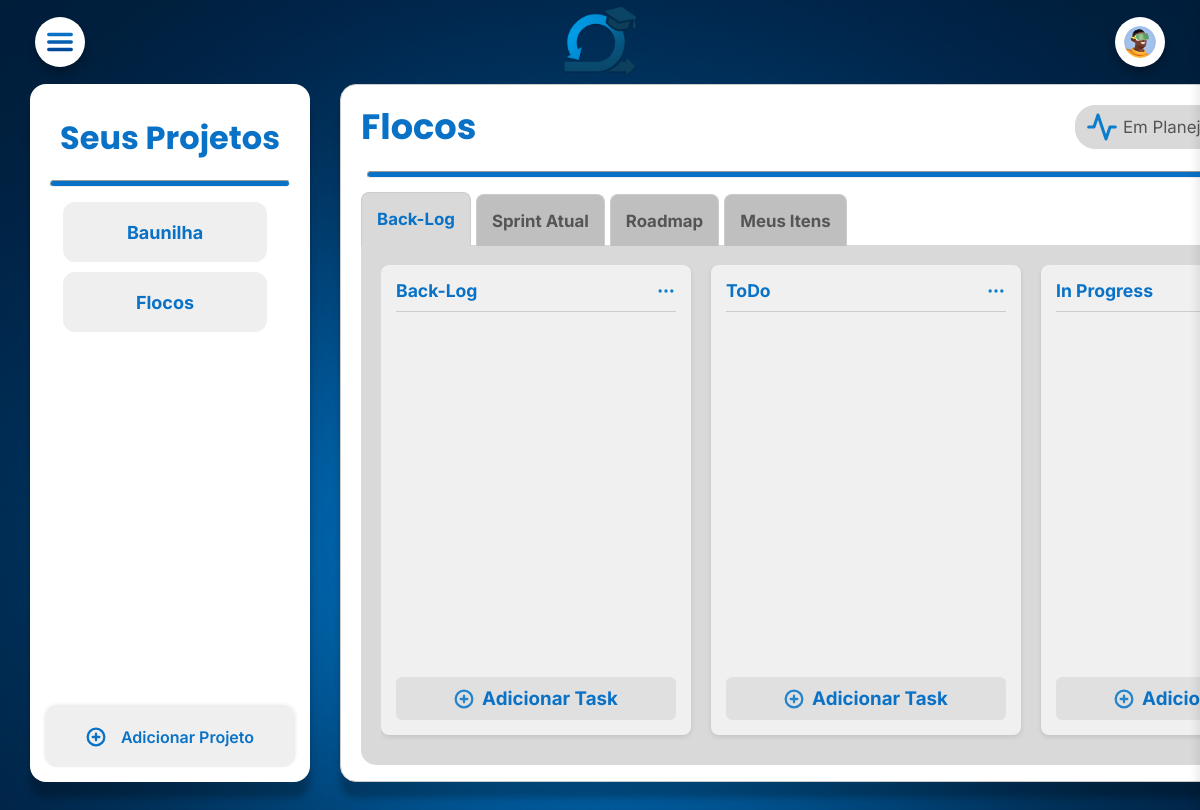
Page /?projeto_id=3 (signed in) on the committed database.
### public/models.py (models this page shows, shortened)
class UsuarioPersonalizado(AbstractUser):
    USERNAME_FIELD = 'matricula'
    REQUIRED_FIELDS = ['email', 'username'] # 'email' e 'username' seriam campos obrigatórios ao criar superusuário.
    matricula = models.CharField(
        max_length=50,
        unique=True,
        blank=True, # Permite que seja vazio, dependendo de como você usa USERNAME_FIELD
        null=True,  # Permite que seja nulo no banco de dados
        help_text="Matrícula única do usuário."
    )
    nome_completo = models.CharField(
        max_length=255,
        blank=True,
        help_text="Nome completo do usuário."
    )
    TIPO_USUARIO_CHOICES = (
        ('aluno', 'Aluno'),
        ('professor', 'Professor'),
    )
    tipo_usuario = models.CharField(
        max_length=10,
        choices=TIPO_USUARIO_CHOICES,
        default='aluno',
        help_text="Define se o usuário é um aluno ou um professor."
    )
    avatar = models.CharField(
        max_length=255,
        blank=True,
        null=True,
        default='public/images/User.svg',
        help_text="Caminho para o arquivo de avatar do usuário."
    )
    class Meta:
        verbose_name = "Usuário Personalizado"
        verbose_name_plural = "Usuários Personalizados"

class Projeto(models.Model):
    nome = models.CharField(max_length=200)
    descricao = models.TextField(blank=True)
    data_criacao = models.DateTimeField(default=timezone.now)
    data_inicio = models.DateTimeField(null=True, blank=True)
    data_limite = models.DateTimeField(null=True, blank=True)
    data_ultima_atualizacao = models.DateTimeField(auto_now=True)
    iteration_duration = models.PositiveIntegerField(default=2)
    iteration_unit = models.CharField(max_length=10, default='weeks') # 'weeks' or 'days'
    status_update_text = models.TextField(blank=True, null=True, help_text="Texto da última atualização de status do projeto.")
    status = models.CharField(
        max_length=20,
        choices=StatusProjetoChoices.choices,
        default=StatusProjetoChoices.PLANEJAMENTO
    )
    responsavel = models.ForeignKey(
        'UsuarioPersonalizado',
        on_delete=models.PROTECT,
        related_name='projetos_responsavel'
    )
    participantes = models.ManyToManyField(
        'UsuarioPersonalizado',
        related_name='projetos_participante'
    )
    publico = models.BooleanField(default=True)
    ativo = models.BooleanField(default=True)
    versao = models.PositiveIntegerField(default=1)
    observacoes = models.TextField(blank=True, null=True)
    feedback_final = models.TextField(
        blank=True,
        null=True,
        help_text="Feedback final do professor sobre o projeto."
    )
    class Meta:
        verbose_name = 'Projeto'
        verbose_name_plural = 'Projetos'
        ordering = ['-data_criacao']

class Coluna(models.Model):
    nome = models.CharField(max_length=100)
    projeto = models.ForeignKey(Projeto, on_delete=models.CASCADE, related_name='colunas')
    ordem = models.PositiveIntegerField(default=0) # Para definir a ordem de exibição
    class Meta:
        ordering = ['ordem']

### public/views.py (the view)
# urls.py: path('', views.index, name='index'),
@login_required
def index(request):
    is_professor_check = request.user.is_authenticated and request.user.tipo_usuario == 'professor'
    if request.user.tipo_usuario == 'professor':
        projetos_visiveis = Projeto.objects.filter(
            Q(responsavel=request.user) | Q(participantes=request.user)
        ).distinct()
    else:
        projetos_visiveis = Projeto.objects.filter(
            Q(participantes=request.user) & Q(ativo=True)
        ).distinct()
    projetos_atuais = projetos_visiveis.order_by('nome')
    selected_project_id = request.GET.get('projeto_id')
    selected_project = None
    project_title = "Nenhum projeto selecionado"
    colunas = []
    sprint_atual = None
    colunas_sprint = []
    colunas_meus_itens = []  # Variá vel para as tarefas do usuário
    if selected_project_id:
        try:
            selected_project = get_object_or_404(
                projetos_visiveis, id=selected_project_id
            )
            project_title = selected_project.nome
            colunas = Coluna.objects.filter(projeto=selected_project).prefetch_related('tarefas').order_by('ordem')
            hoje = date.today()
            sprint_atual = Sprint.objects.filter(
                projeto=selected_project,
                data_inicio__lte=hoje,
                data_fim__gte=hoje
            ).first()
            if sprint_atual:
                tarefas_da_sprint_prefetch = Prefetch(
                    'tarefas',
                    queryset=Tarefa.objects.filter(sprint=sprint_atual)
                )
                colunas_sprint = Coluna.objects.filter(projeto=selected_project).prefetch_related(
                    tarefas_da_sprint_prefetch
                ).order_by('ordem')
            tarefas_do_usuario_prefetch = Prefetch(
                'tarefas',
                queryset=Tarefa.objects.filter(responsaveis=request.user).select_related(
                    'projeto', 'prioridade', 'tamanho', 'sprint'
                ).prefetch_related('tags', 'responsaveis')
            )
            colunas_meus_itens = Coluna.objects.filter(projeto=selected_project).prefetch_related(
                tarefas_do_usuario_prefetch
            ).order_by('ordem')
        except (ValueError, Projeto.DoesNotExist):
            messages.error(request, "ID do projeto inválido ou projeto não encontrado.")
            project_title = "Projeto inválido"
            selected_project = None
    context = {
        "is_professor": is_professor_check,
        "projetos_atuais": projetos_atuais,
        "selected_project": selected_project,
        "project_title": project_title,
        "colunas": colunas,
        "sprint_atual": sprint_atual,
        "colunas_sprint": colunas_sprint,
        "colunas_meus_itens": colunas_meus_itens,  # Adiciona ao contexto
    }
    return render(request, "public/pages/index.html", context=context)

### public/templates/public/pages/index.html (shortened to what this page needs)
{% extends "public/templates/main.html" %}
{% load static %}
{% block content %}
    {% include "public/templates/parts/header.html" %}
    <div class="main-container">
        {% include "public/templates/parts/abaProjetos.html" %}
        {% if selected_project %}
            {% include 'public/templates/parts/abaProjeto.html' %}
        {% endif %}
    </div>
{% endblock %}

### public/templates/public/templates/parts/header.html
{% load static %}
<header>
    <div class="header-content">
        <div class="menuButton">
            <img src="{% static 'public/images/Menu.svg' %}" alt="Menu">
        </div>
        <img class="logo1" alt="" src="{% static 'public/images/Learn Loop Logo.png' %}">
        <a href="{% url 'public:perfil' %}" style="text-decoration: none;">
            <div class="perfilButton">
                <img src="{% static user.avatar %}" alt="Perfil" style="width: 32px; height: 32px; border-radius: 50%;">
            </div>
        </a>
    </div>
</header>

### public/templates/public/templates/parts/abaProjetos.html
{% load static %}
<div class="aba-de-projetos-container">
    <div class="aba-de-projetos">
        <h1 class="titulo-projetos">Seus Projetos</h1>
        <hr class="linha-projetos">
        <div class="projetos-lista">
            {% for p in projetos_atuais %}
                <a href="{% url 'public:index' %}?projeto_id={{ p.id }}" class="projeto-link" style="text-decoration: none;">
                    {% include "public/templates/parts/projRec.html" %}
                </a>
            {% empty %}
                <p class="nenhum-projeto-mensagem">Nenhum projeto encontrado.</p>
            {% endfor %}
        </div>
        {% if is_professor %}
            <div class ="adicionar-projeto">
                <a href="javascript:void(0);" id="showAddProjectModalButton">
                    <img class="plus-icon" src="{% static 'public/images/Plus circle.svg' %}" alt="Adicionar Projeto">
                    <h4>Adicionar Projeto</h4>
                </a>
            </div>
        {% endif %}
    </div>
</div>

### public/templates/public/templates/parts/projRec.html
<div class="rectangle-div">
    <h4 class="projectName">{{ p.nome }}</h4>
</div>

### public/templates/public/templates/parts/projetoHeader.html (shortened to what this page needs)
{% load static %}
<div class="projeto-header">
    <h1 class="titulo-projeto">{{ project_title }}</h1>
    <div class="menu-icons">
        <div class="status-button">
            <img src="{% static 'public/images/Activity.svg' %}" alt="Status">
            {% if selected_project %}
                <h3>{{ selected_project.get_status_display }}</h3>
            {% else %}
                <h3>Status</h3>
            {% endif %}
        </div>
    </div>
</div>

### public/templates/public/templates/parts/colunas.html (shortened to what this page needs)
{% load static %}
<div class="columns-container">
    {% for coluna in colunas %}
        <div class="board-column" data-column-id="{{ coluna.id }}">
            <div class="column-header">
                <h3>{{ coluna.nome }}</h3>
                <img class="column-options-icon" src="{% static 'public/images/More horizontal.svg' %}" alt="Mais Opções">
            </div>
            {% include "public/templates/parts/tarefas.html" with coluna=coluna %}
            <div class="add-task-button">
                <img src="{% static 'public/images/Plus circle.svg' %}" alt="Adicionar Tarefa">
                <h3>Adicionar Task</h3>
            </div>
        </div>
    {% endfor %}
</div>

### public/templates/public/templates/parts/tarefas.html (shortened to what this page needs)
{% load static %}
<div class="tasks-list">
</div>

### rows in the picture
UsuarioPersonalizado: avatar (picture)
Projeto: nome "Baunilha"
Projeto: nome "Flocos", status "Em…"
Coluna: nome "Back-Log"
Coluna: nome "ToDo"
Coluna: nome "In Progress"
